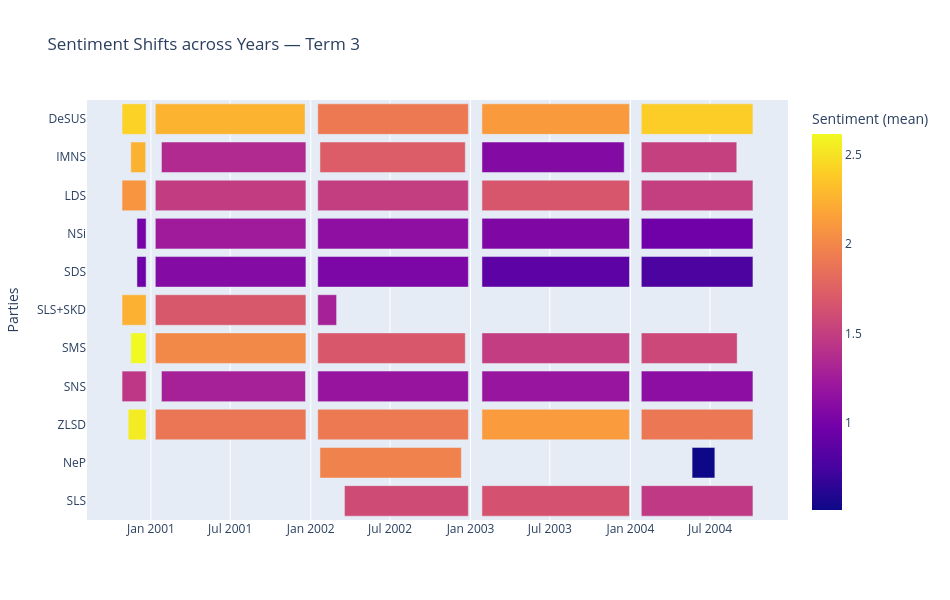
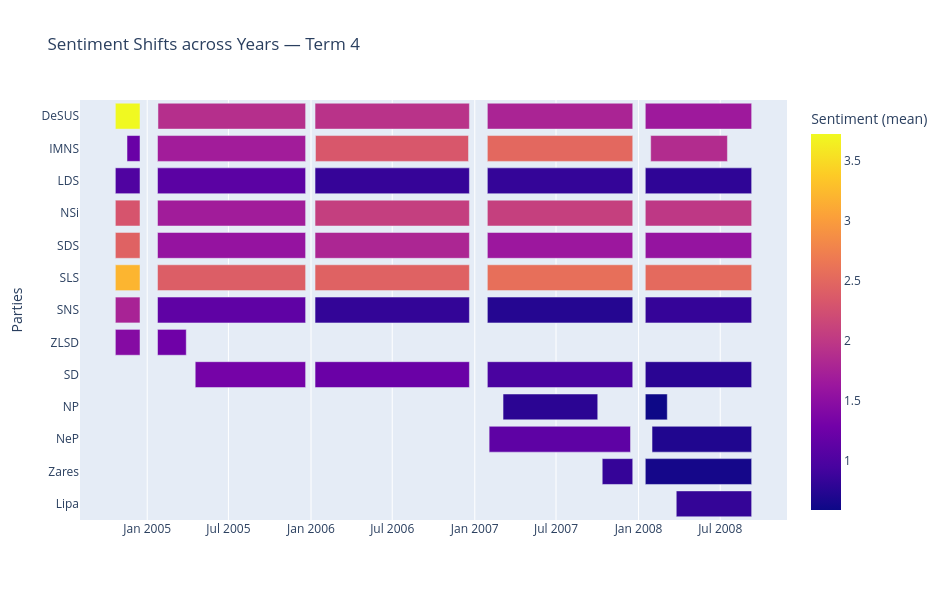
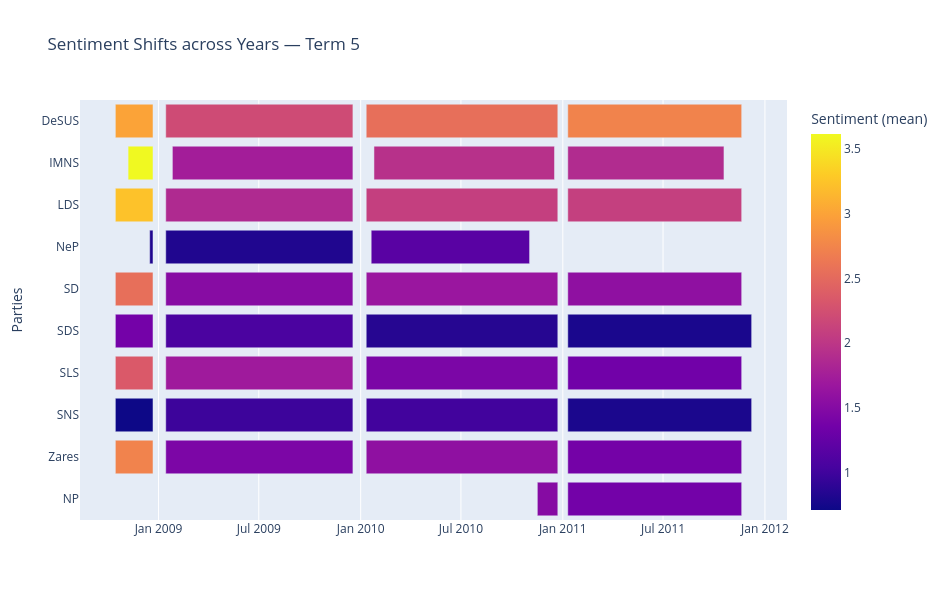
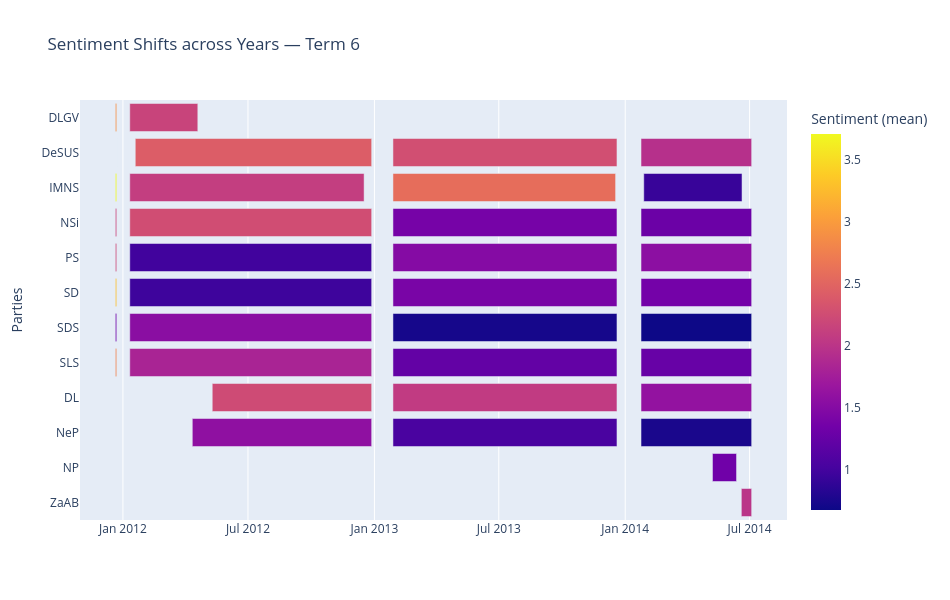

Notebook code for these charts, in order:
### Code cell
year_activity = df.groupby(['Term', 'Year', 'Speaker_party']).agg( #Can also be checked by aggregated parties - "Parties"
    Start_date=('Date', 'min'),
    End_date=('Date', 'max'),
    Speech_count=('Date', 'size'),
    Avg_sentiment=('Senti_n','mean')

).reset_index()
year_activity = year_activity[~year_activity['Speaker_party'].isin(["-"])] #"NP", NeP
year_activity["Speaker_party"].sort_values(ascending=True)

year_activity.head()

for term, df_term in year_activity.groupby("Term"):
    fig = px.timeline(
        df_term,
        x_start="Start_date",
        x_end="End_date",
        y="Speaker_party",
        color="Avg_sentiment",
        title=f"Sentiment Shifts across Years — {term}",
        labels={"Avg_sentiment": "Sentiment (mean)"}
    )
    fig.update_yaxes(autorange="reversed") 
    fig.update_layout(
        height=600,  
        width=950,
        yaxis_title="Parties",
        xaxis_title="")
    fig.show()
